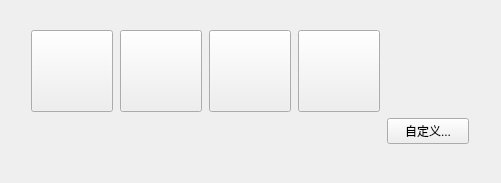
<?xml version="1.0" encoding="UTF-8"?>
<ui version="4.0">
 <class>IconSelectWidget</class>
 <widget class="QWidget" name="IconSelectWidget">
  <property name="geometry">
   <rect>
    <x>0</x>
    <y>0</y>
    <width>501</width>
    <height>182</height>
   </rect>
  </property>
  <property name="sizePolicy">
   <sizepolicy hsizetype="Preferred" vsizetype="Fixed">
    <horstretch>0</horstretch>
    <verstretch>0</verstretch>
   </sizepolicy>
  </property>
  <property name="windowTitle">
   <string>Form</string>
  </property>
  <layout class="QVBoxLayout" name="verticalLayout">
   <property name="leftMargin">
    <number>30</number>
   </property>
   <property name="topMargin">
    <number>30</number>
   </property>
   <property name="rightMargin">
    <number>30</number>
   </property>
   <property name="bottomMargin">
    <number>39</number>
   </property>
   <item>
    <layout class="QGridLayout" name="gridLayout_2">
     <item row="0" column="2">
      <widget class="QPushButton" name="pIconBtn3">
       <property name="minimumSize">
        <size>
         <width>82</width>
         <height>82</height>
        </size>
       </property>
       <property name="maximumSize">
        <size>
         <width>82</width>
         <height>82</height>
        </size>
       </property>
       <property name="text">
        <string/>
       </property>
       <property name="icon">
        <iconset resource="resource.qrc">
         <normaloff>:/Icon/Settings/Head3.png</normaloff>
         <activeoff>:/Icon/Settings/Head3_Select.png</activeoff>
         <activeon>:/Icon/Settings/Head3_Select.png</activeon>
         <selectedoff>:/Icon/Settings/Head3_Select.png</selectedoff>
         <selectedon>:/Icon/Settings/Head3_Select.png</selectedon>:/Icon/Settings/Head3.png</iconset>
       </property>
       <property name="iconSize">
        <size>
         <width>82</width>
         <height>82</height>
        </size>
       </property>
       <property name="flat">
        <bool>false</bool>
       </property>
      </widget>
     </item>
     <item row="0" column="3">
      <widget class="QPushButton" name="pIconBtn4">
       <property name="minimumSize">
        <size>
         <width>82</width>
         <height>82</height>
        </size>
       </property>
       <property name="maximumSize">
        <size>
         <width>82</width>
         <height>82</height>
        </size>
       </property>
       <property name="text">
        <string/>
       </property>
       <property name="icon">
        <iconset resource="resource.qrc">
         <normaloff>:/Icon/Settings/Head4.png</normaloff>
         <normalon>:/Icon/Settings/Head4.png</normalon>
         <activeoff>:/Icon/Settings/Head4_Select.png</activeoff>
         <activeon>:/Icon/Settings/Head4_Select.png</activeon>
         <selectedoff>:/Icon/Settings/Head4_Select.png</selectedoff>
         <selectedon>:/Icon/Settings/Head4_Select.png</selectedon>:/Icon/Settings/Head4.png</iconset>
       </property>
       <property name="iconSize">
        <size>
         <width>82</width>
         <height>82</height>
        </size>
       </property>
       <property name="flat">
        <bool>false</bool>
       </property>
      </widget>
     </item>
     <item row="0" column="4">
      <widget class="MaskLabel" name="pUploadIconLb">
       <property name="sizePolicy">
        <sizepolicy hsizetype="Fixed" vsizetype="Preferred">
         <horstretch>0</horstretch>
         <verstretch>0</verstretch>
        </sizepolicy>
       </property>
       <property name="minimumSize">
        <size>
         <width>82</width>
         <height>82</height>
        </size>
       </property>
       <property name="maximumSize">
        <size>
         <width>82</width>
         <height>82</height>
        </size>
       </property>
       <property name="text">
        <string/>
       </property>
      </widget>
     </item>
     <item row="1" column="4">
      <widget class="QPushButton" name="pUploadBtn">
       <property name="minimumSize">
        <size>
         <width>82</width>
         <height>0</height>
        </size>
       </property>
       <property name="maximumSize">
        <size>
         <width>82</width>
         <height>16777215</height>
        </size>
       </property>
       <property name="text">
        <string>自定义...</string>
       </property>
      </widget>
     </item>
     <item row="0" column="1">
      <widget class="QPushButton" name="pIconBtn2">
       <property name="minimumSize">
        <size>
         <width>82</width>
         <height>82</height>
        </size>
       </property>
       <property name="maximumSize">
        <size>
         <width>82</width>
         <height>82</height>
        </size>
       </property>
       <property name="text">
        <string/>
       </property>
       <property name="icon">
        <iconset resource="resource.qrc">
         <normaloff>:/Icon/Settings/Head2.png</normaloff>
         <normalon>:/Icon/Settings/Head2.png</normalon>
         <activeoff>:/Icon/Settings/Head2_Select.png</activeoff>
         <activeon>:/Icon/Settings/Head2_Select.png</activeon>
         <selectedoff>:/Icon/Settings/Head2_Select.png</selectedoff>
         <selectedon>:/Icon/Settings/Head2_Select.png</selectedon>:/Icon/Settings/Head2.png</iconset>
       </property>
       <property name="iconSize">
        <size>
         <width>82</width>
         <height>82</height>
        </size>
       </property>
       <property name="flat">
        <bool>false</bool>
       </property>
      </widget>
     </item>
     <item row="0" column="0">
      <widget class="QPushButton" name="pIconBtn1">
       <property name="minimumSize">
        <size>
         <width>82</width>
         <height>82</height>
        </size>
       </property>
       <property name="maximumSize">
        <size>
         <width>82</width>
         <height>82</height>
        </size>
       </property>
       <property name="text">
        <string/>
       </property>
       <property name="icon">
        <iconset resource="resource.qrc">
         <normaloff>:/Icon/Settings/Head1.png</normaloff>
         <normalon>:/Icon/Settings/Head1.png</normalon>
         <activeoff>:/Icon/Settings/Head1_Select.png</activeoff>
         <activeon>:/Icon/Settings/Head1_Select.png</activeon>
         <selectedoff>:/Icon/Settings/Head1_Select.png</selectedoff>
         <selectedon>:/Icon/Settings/Head1_Select.png</selectedon>:/Icon/Settings/Head1.png</iconset>
       </property>
       <property name="iconSize">
        <size>
         <width>82</width>
         <height>82</height>
        </size>
       </property>
       <property name="flat">
        <bool>false</bool>
       </property>
      </widget>
     </item>
    </layout>
   </item>
  </layout>
 </widget>
 <customwidgets>
  <customwidget>
   <class>MaskLabel</class>
   <extends>QLabel</extends>
   <header>masklabel.h</header>
  </customwidget>
 </customwidgets>
 <resources>
  <include location="resource.qrc"/>
 </resources>
 <connections/>
</ui>
